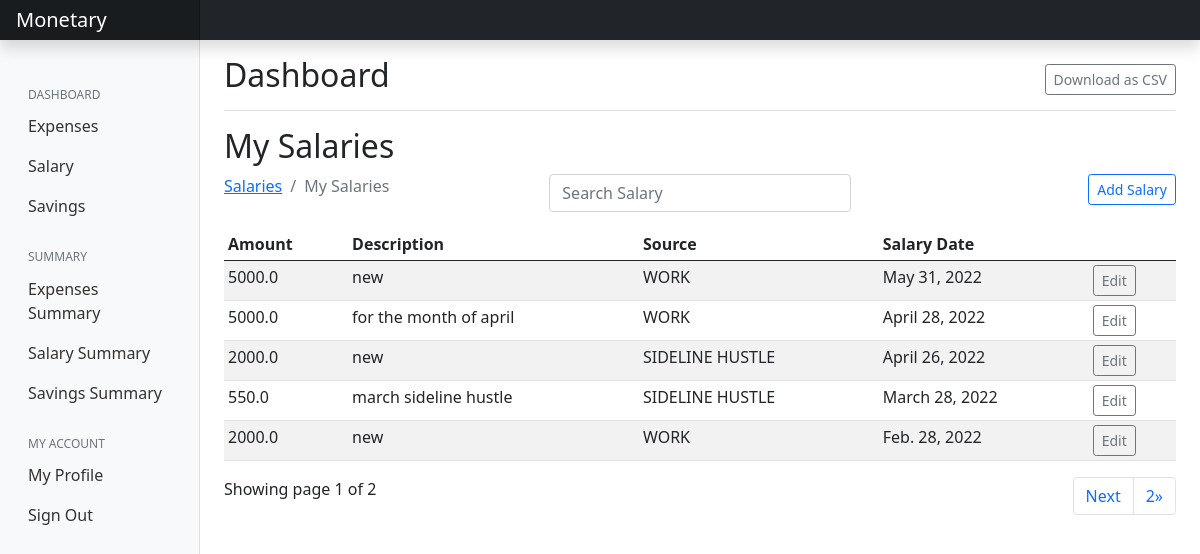
The page /salary/ (signed in) on the database its author committed.
### salary/models.py (models this page shows, shortened)
class Salary(models.Model):
    amount = models.FloatField()
    date = models.DateField(default=now)
    description = models.TextField()
    owner = models.ForeignKey(to=User, on_delete=models.CASCADE)
    source = models.CharField(max_length=200)
    class Meta:
        ordering = ['-date']
        verbose_name_plural = 'Salaries'

### salary/views.py (the view)
# urls.py: path('', views.index, name="expenses"),
@login_required(login_url='/accounts/login')
def index(request):
    sources = Source.objects.all()
    salary = Salary.objects.filter(owner=request.user)
    paginator = Paginator(salary, 5)
    page_num = request.GET.get('page')
    page_obj = Paginator.get_page(paginator, page_num)
    context = {
        'salary': salary,
        'page_obj': page_obj
    }
    return render(request, 'salary/index.html', context)

### salary/templates/salary/index.html (shortened to what this page needs)
{% extends 'base.html' %}
{% load static %}
{% block content %}
{% if salary.count %}
<div class="d-flex justify-content-between flex-wrap flex-md-nowrap align-items-center pt-3 pb-2 mb-3 border-bottom">
    <h1 class="h2">Dashboard</h1>
    <div class="btn-toolbar mb-2 mb-md-0">
        <a href="" class="btn btn-outline-secondary btn-sm">Download as CSV</a>
    </div>
</div>
<h2>My Salaries</h2>
<div class="row">
    <div class="col-md-4">
        <nav aria-label="breadcrumb">
            <ol class="breadcrumb">
                <li class="breadcrumb-item"><a href="{% url 'salary' %}">Salaries</a></li>
                <li class="breadcrumb-item active" aria-current="page">My Salaries</li>
            </ol>
        </nav>
    </div>
    <div class="col-md-4">
        <div class="form-group">
            <input type="text" class="form-control mb-3" id="searchField" placeholder="Search Salary">
        </div>
    </div>
    <div class="col-md-4">
        <a href="{% url 'add-salary' %}" class="btn btn-outline-primary btn-sm mb-3 float-end">Add Salary</a>
    </div>
</div>
<div class="app-table">
    <table class="table table-striped table-sm">
        <thead>
            <tr>
                <th>Amount</th>
                <th>Description</th>
                <th>Source</th>
                <th>Salary Date</th>
                <th></th>
            </tr>
        </thead>
        <tbody>
            {% for salary in page_obj %}
            <tr>
                <td>{{salary.amount}}</td>
                <td>{{salary.description}}</td>
                <td>{{salary.source}}</td>
                <td>{{salary.date}}</td>
                <td><a href="{% url 'salary-edit' salary.id %}" class="btn btn-outline-secondary btn-sm">Edit</a></td>
            </tr>
            {% endfor %}
        </tbody>
    </table>
</div>
<div class="pagination-container">
    <div>
        Showing page {{ page_obj.number }} of {{ page_obj.paginator.num_pages }}
        <ul class="pagination align-right float-end mr-auto">
            {% if page_obj.has_next %}
            <li class="page-item"><a class="page-link" href="?page={{ page_obj.next_page_number }}">Next</a>
            </li>
            <li class="page-item"><a class="page-link"
                    href="?page={{ page_obj.paginator.num_pages }}">{{ page_obj.paginator.num_pages }}&raquo;</a>
            </li>
            {% endif %}
        </ul>
    </div>
</div>
{% endif %}
{% endblock %}

### static/css/main.css (style rules this page uses)
body { font-size: .875rem; }

### rows shown on the page
Salary: amount "5000.0", description "new", source "WORK", date "May 31, 2022"
Salary: amount "5000.0", description "for the month of april", source "WORK", date "April 28, 2022"
Salary: amount "2000.0", description "new", source "SIDELINE HUSTLE", date "April 26, 2022"
Salary: amount "550.0", description "march sideline hustle", source "SIDELINE HUSTLE", date "March 28, 2022"
Salary: amount "2000.0", description "new", source "WORK", date "Feb. 28, 2022"

### other values the page prints
{{ page_obj.number }} "1"
{{ page_obj.paginator.num_pages }} "2"
